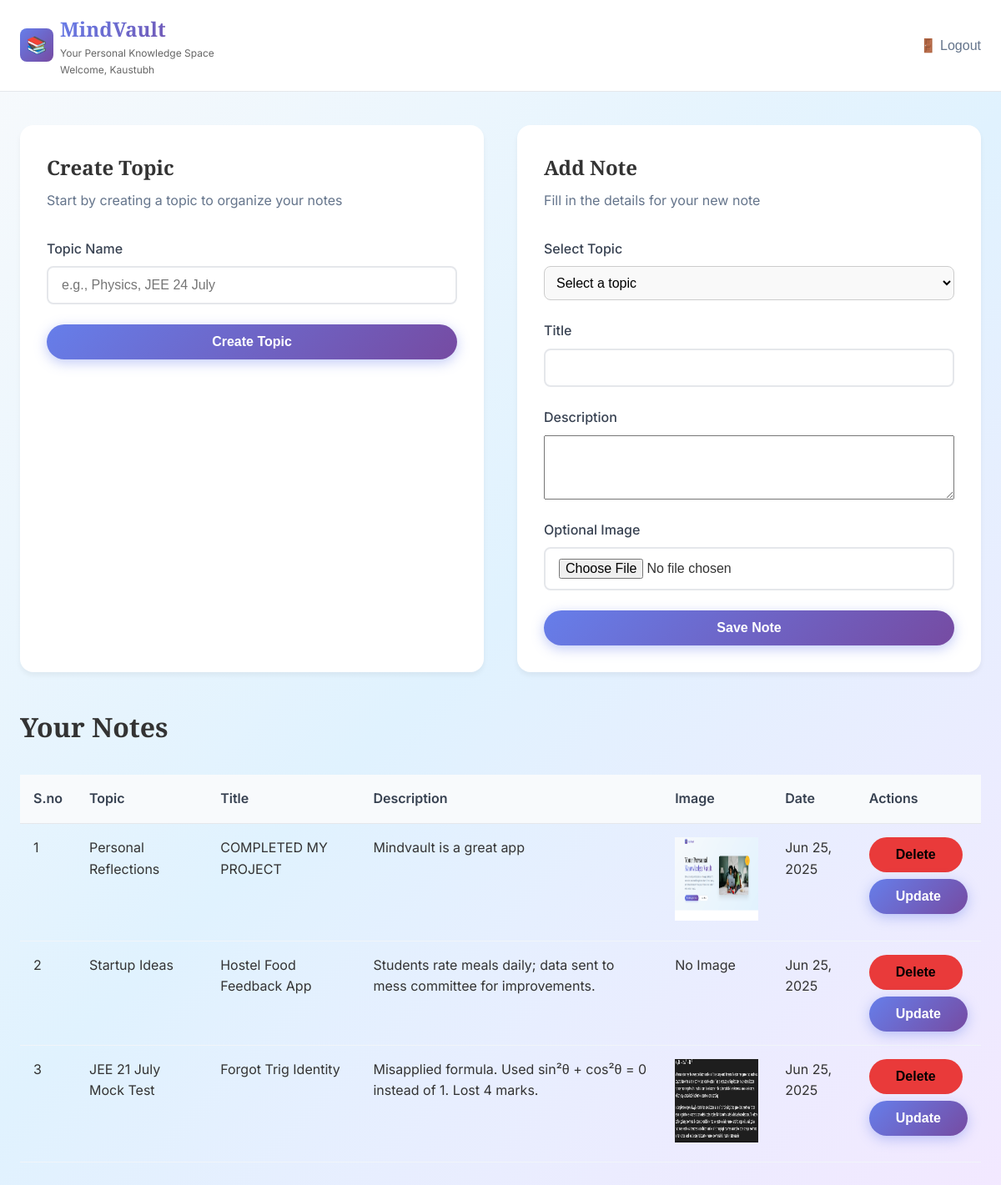
Page /MindVault/ (signed in) on the committed database.
### Notes/models.py (models this page shows, shortened)
class Entry(models.Model):
    user = models.ForeignKey(User,  on_delete=models.SET_NULL,null=True,blank=True)
    topic = models.ForeignKey(Topic, on_delete=models.CASCADE, related_name='entries')
    title = models.CharField(max_length=200)
    description = models.TextField()
    image = models.ImageField(upload_to='entries/', blank=True, null=True)
    created_at = models.DateTimeField(auto_now_add=True)

class Topic(models.Model):
    user = models.ForeignKey(User,  on_delete=models.SET_NULL,null=True,blank=True)
    name = models.CharField(max_length=100)
    created_at = models.DateTimeField(auto_now_add=True)

### Notes/views.py (the view, shortened to what this page needs)
# urls.py: path('MindVault/',notes_entry, name = "notes_entry"),
@login_required(login_url='/login/')
def notes_entry(request):
    topics = Topic.objects.filter(user=request.user)
    entries = Entry.objects.filter(user=request.user).order_by('-created_at')
    return render(request, 'home.html', {
        'topics': topics,
        'entries': entries
    })

### Notes/templates/home.html (shortened to what this page needs)
{% extends "base.html" %}
{% block start %}
<header class="app-header">
    <div class="app-nav">
        <div class="logo">
            <div class="logo-icon">📚</div>
            <div class="logo-info">
                <span class="logo-text">MindVault</span>
                <span class="logo-subtitle">Your Personal Knowledge Space</span>
                <span class="logo-subtitle">Welcome, {{user.first_name}}</span>
            </div>
        </div>
        <form method="POST" action="{% url 'logout_page' %}">
            <button type="submit" class="logout-btn">🚪 Logout</button>
        </form>
    </div>
</header>
<div class="app-container">
    <div class="topic-panel">
        <div class="panel-header">
            <h2>Create Topic</h2>
            <p>Start by creating a topic to organize your notes</p>
        </div>
        <form class="topic-form" id="topicForm" method="post">
            <div class="form-group">
                <label for="topicName">Topic Name</label>
                <input type="text" name="topic" id="topicName" placeholder="e.g., Physics, JEE 24 July" required>
            </div>
            <button type="submit" class="btn btn-primary">Create Topic</button>
        </form>
    </div>
    <div class="note-panel">
        <div class="panel-header">
            <h2>Add Note</h2>
            <p>Fill in the details for your new note</p>
        </div>
        <form method="POST" class="topic-form" enctype="multipart/form-data">
            <div class="form-group">
                <label for="selected_topic">Select Topic</label>
                <select name="selected_topic" id="selected_topic" class="styled-select" required>
                    <option value="" disabled selected>Select a topic</option>
                </select>
            </div>
            <div class="form-group">
                <label for="noteTitle">Title</label>
                <input type="text" name="title" id="noteTitle" required>
            </div>
            <div class="form-group">
                <label for="noteDescription">Description</label>
                <textarea name="description" id="noteDescription" rows="5" required></textarea>
            </div>
            <div class="form-group">
                <label for="image">Optional Image</label>
                <input type="file" name="image" id="image" accept="image/*">
            </div>
            <button type="submit" class="btn btn-primary">Save Note</button>
        </form>
    </div>
</div>
<div class="notes-section">
    <div class="section-header">
        <h2>Your Notes</h2>
    </div>
    {% if entries %}
    <table class="notes-table">
        <thead>
            <tr>
                <th>S.no</th>
                <th>Topic</th>
                <th>Title</th>
                <th>Description</th>
                <th>Image</th>
                <th>Date</th>
                <th>Actions</th>
            </tr>
        </thead>
        <tbody>
            {% for entry in entries %}
            <tr>
                <td>{{forloop.counter}}</td>
                <td>{{ entry.topic.name }}</td>
                <td>{{ entry.title }}</td>
                <td>{{ entry.description }}</td>
                <td>
                    {% if entry.image %}
                <a href = "/media/{{entry.image}}" target="_blank"><img src = "/media/{{entry.image}}" style="height: 100px; width: 100px;"></a></t>
                    {% else %}
                        No Image
                    {% endif %}
                </td>
                <td>{{ entry.created_at|date:"M d, Y" }}</td>
                <td>
            <div style="display: flex; flex-direction: column; gap: 8px;">
                <a href="/delete-entry/{{entry.id}}/" class="linkbtn">
                <button class="btn btn-danger" style="background-color: rgb(233, 58, 58);">Delete</button>
                </a>
                <a href="/update-entry/{{entry.id}}/" class="linkbtn">
                <button class="btn btn-primary">Update</button>
                </a>
            </div>
            </td>
            </tr>
            {% endfor %}
        </tbody>
    </table>
    {% else %}
        <p>No notes added yet. Create a topic and start writing!</p>
    {% endif %}
</div>
{% endblock %}

### Notes/templates/base.html (shortened to what this page needs)
{% load static %}
<!DOCTYPE html>
<html lang="en">
<head>
     <link rel="stylesheet" href="{% static 'styles.css' %}">
</head>
<body>
{% block start %}
{% endblock %}
</body>
</html>

### Notes/static/styles.css (style rules this page uses)
* { margin: 0; padding: 0; box-sizing: border-box; }
body { font-family: 'Inter', sans-serif; line-height: 1.6; color: #333; background: linear-gradient(135deg, #f8fafc 0%, #e0f2fe 50%, #f3e8ff 100%); min-height: 100vh; }
.logo { display: flex; align-items: center; gap: 8px; }
.logo-icon { width: 40px; height: 40px; background: linear-gradient(135deg, #667eea 0%, #764ba2 100%); border-radius: 8px; display: flex; align-items: center; justify-content: center; font-size: 20px; }
.logo-text { font-family: 'Playfair Display', serif; font-size: 24px; font-weight: 700; background: linear-gradient(135deg, #667eea 0%, #764ba2 100%); -webkit-background-clip: text; -webkit-text-fill-color: transparent; background-clip: text; }
.logo-info { display: flex; flex-direction: column; }
.logo-subtitle { font-size: 12px; color: #666; font-weight: 400; }
.btn { display: inline-flex; align-items: center; justify-content: center; padding: 12px 32px; border-radius: 50px; font-weight: 600; text-decoration: none; border: none; cursor: pointer; transition: all 0.3s ease; font-size: 16px; }
.btn-primary { background: linear-gradient(135deg, #667eea 0%, #764ba2 100%); color: white; box-shadow: 0 4px 15px rgba(102, 126, 234, 0.4); }
.section-header { text-align: center; margin-bottom: 80px; }
.form-group { display: flex; flex-direction: column; gap: 8px; }
.form-group label { font-weight: 500; color: #374151; }
.app-header { background: white; border-bottom: 1px solid #e5e7eb; padding: 16px 0; }
.app-nav { max-width: 1200px; margin: 0 auto; padding: 0 24px; display: flex; align-items: center; justify-content: space-between; }
.logout-btn { background: none; border: none; color: #64748b; font-size: 16px; font-weight: 500; cursor: pointer; text-decoration: none; padding: 0; transition: color 0.3s ease, transform 0.2s ease; }
.app-container { max-width: 1200px; margin: 0 auto; padding: 40px 24px; display: grid; grid-template-columns: 1fr 1fr; gap: 40px; }
.topic-panel, .note-panel { background: white; border-radius: 16px; padding: 32px; box-shadow: 0 4px 6px rgba(0, 0, 0, 0.05); }
.panel-header { margin-bottom: 32px; }
.panel-header h2 { font-family: 'Playfair Display', serif; font-size: 24px; font-weight: 700; margin-bottom: 8px; }
.panel-header p { color: #64748b; }
.topic-form, .note-form { display: flex; flex-direction: column; gap: 24px; }
.topic-form input, .note-form input, .note-form textarea { width: 100%; padding: 12px 16px; border: 2px solid #e5e7eb; border-radius: 8px; font-size: 16px; transition: border-color 0.3s ease; }
.notes-section { max-width: 1200px; margin: 0 auto; padding: 0 24px 80px 24px; }
.notes-section .section-header { display: flex; justify-content: space-between; align-items: center; margin-bottom: 32px; }
.notes-section .section-header h2 { font-family: 'Playfair Display', serif; font-size: 32px; font-weight: 700; margin: 0; }
.notes-table { width: 100%; border-collapse: collapse; }
.notes-table th { background: #f8fafc; padding: 16px; text-align: left; font-weight: 600; color: #374151; border-bottom: 1px solid #e5e7eb; }
.notes-table td { padding: 16px; border-bottom: 1px solid #f1f5f9; vertical-align: top; }
.styled-select { padding: 10px; font-size: 16px; border: 1px solid #ccc; border-radius: 8px; width: 100%; background-color: #f9f9f9; }

### rows in the picture
Entry: topic.name "Personal Reflections", title "COMPLETED MY PROJECT", description "Mindvault is a great app", image (picture), created_at "Jun 25, 2025"
Entry: topic.name "Startup Ideas", title "Hostel Food Feedback App", description "Students rate meals daily; data sent to mess committee for improvements.", image "No Image", created_at "Jun 25, 2025"
Entry: topic.name "JEE 21 July Mock Test", title "Forgot Trig Identity", description "Misapplied formula. Used sin²θ + cos²θ = 0 instead of 1. Lost 4 marks.", image (picture), created_at "Jun 25, 2025"

### other values in the picture
{{ user.first_name }} "Kaustubh"
